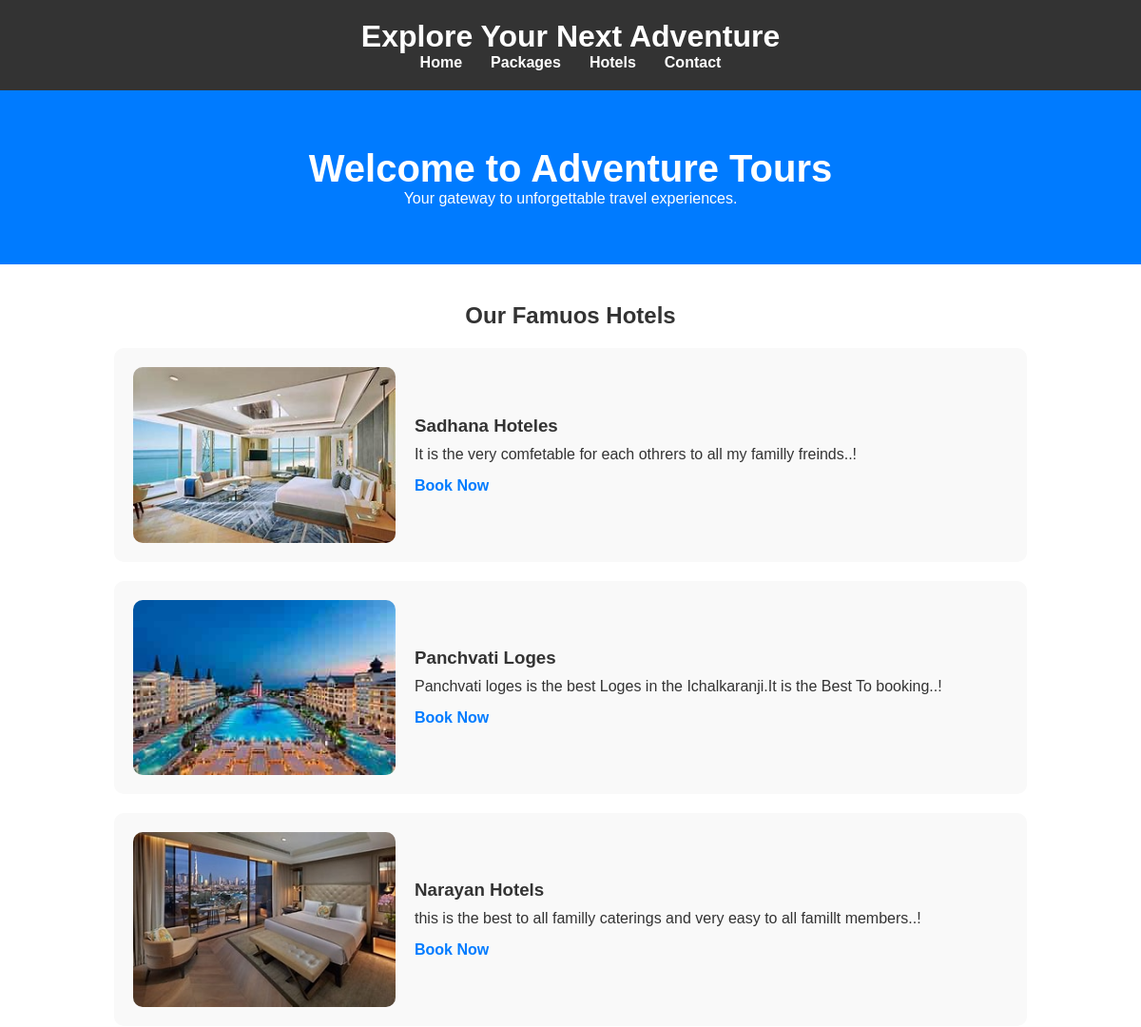
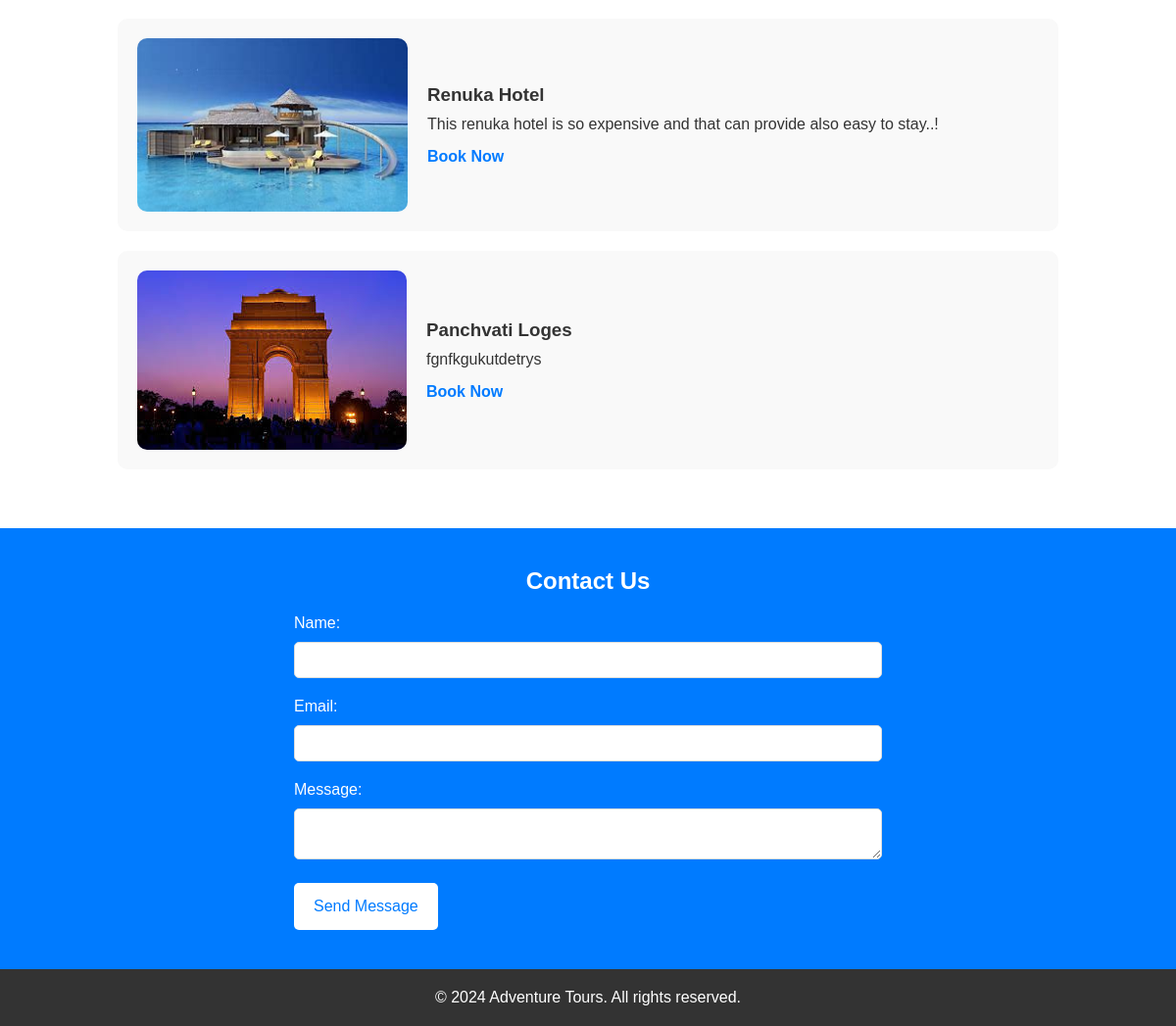
Screenshot of /Lakshadweep/hotellist.php with the database file from the repository (2 pictures, top to bottom).
### tables this page shows
CREATE TABLE `create_hotel` (
  `Hotel_Id` int(100) NOT NULL,
  `Hotel_Name` varchar(100) NOT NULL,
  `Hotel_Address` varchar(100) NOT NULL,
  `PhoneNo` varchar(20) NOT NULL,
  `email` varchar(100) NOT NULL,
  `NumberOfRooms` varchar(100) NOT NULL,
  `PriceOfRoom` int(100) NOT NULL,
  `amenities` varchar(500) NOT NULL,
  `Hotel_Image` varchar(200) NOT NULL
);

### Lakshadweep/hotellist.php (the view, shortened to what this page needs)
<?php
   include("../config/feedback.php");
   $sql = "select * from create_hotel ";
   $result = $conn->query($sql);
?>
<!DOCTYPE html>
<html lang="en">
<head>
    <link rel="stylesheet" href="tourlist.css">
</head>
<body>
    <header>
        <div class="container">
            <h1>Explore Your Next Adventure</h1>
            <nav>
                <ul>
                    <li><a href="../homepage.php">Home</a></li>
                    <li><a href="tourlist.php">Packages</a></li>
                    <li><a href="hotellist.php">Hotels</a></li>
                    <li><a href="#contact">Contact</a></li>
                </ul>
            </nav>
        </div>
    </header>
    <section id="home">
        <div class="container">
            <h2>Welcome to Adventure Tours</h2>
            <p>Your gateway to unforgettable travel experiences.</p>
        </div>
    </section>
    <section id="packages">
        <div class="container">
            <h2>Our Famuos Hotels </h2>
            <?php
            if($result->num_rows > 0){
                while($row = mysqli_fetch_assoc($result)){
          ?>
            <div class="package">
            <img src=" <?php echo $row['Hotel_Image']; ?>" alt="Product 1" alt="Mountain Adventure">
                <div class="package-info">
                    <h3><?php echo $row['Hotel_Name']; ?></h3>
                    <p><?php echo $row['amenities']; ?></p>
                    <a href="../book_files/book_hotel.php?id=<?php echo $row['Hotel_Id']; ?>">Book Now</a>
                </div>
            </div>
            <?php
                  }
                }
                ?>
        </div>
    </section>
    <section id="contact">
        <div class="container">
            <h2>Contact Us</h2>
            <form action="#" method="post">
                <label for="name">Name:</label>
                <input type="text" id="name" name="name" required>
                <label for="email">Email:</label>
                <input type="email" id="email" name="email" required>
                <label for="message">Message:</label>
                <textarea id="massage" name="massage" required></textarea>
                <button type="submit" name="send"  >Send Message</button>
            </form>
        </div>
    </section>
    <footer>
        <div class="container">
            <p>&copy; 2024 Adventure Tours. All rights reserved.</p>
        </div>
    </footer>
</body>
</html>

### Lakshadweep/tourlist.css (style rules this page uses)
* { box-sizing: border-box; margin: 0; padding: 0; font-family: Arial, sans-serif; }
body { background-color: #f5f5f5; color: #333; }
.container { width: 80%; margin: 0 auto; }
header { background: #333; color: #fff; padding: 20px 0; }
header h1 { text-align: center; }
nav ul { list-style: none; display: flex; justify-content: center; }
nav ul li { margin: 0 15px; }
nav ul li a { color: #fff; text-decoration: none; font-weight: bold; }
section { padding: 40px 0; }
#home { background: #007bff; color: #fff; text-align: center; padding: 60px 0; }
#home h2 { font-size: 2.5em; }
#packages { background: #fff; }
#packages h2 { text-align: center; margin-bottom: 20px; }
.package { display: flex; align-items: center; margin-bottom: 20px; background: #f9f9f9; padding: 20px; border-radius: 10px; }
.package img { width: 30%; border-radius: 10px; margin-right: 20px; }
.package-info { width: 70%; }
.package-info h3 { margin-bottom: 10px; }
.package-info p { margin-bottom: 15px; }
.package-info a { color: #007bff; text-decoration: none; font-weight: bold; }
#contact { background: #007bff; color: #fff; }
#contact h2 { text-align: center; margin-bottom: 20px; }
form { max-width: 600px; margin: 0 auto; }
form label { display: block; margin-bottom: 10px; }
form input, form textarea { width: 100%; padding: 10px; margin-bottom: 20px; border: 1px solid #ddd; border-radius: 5px; }
form button { background: #fff; color: #007bff; border: none; padding: 15px 20px; font-size: 16px; border-radius: 5px; cursor: pointer; }
footer { background: #333; color: #fff; text-align: center; padding: 20px 0; }

### rows the page displays
create_hotel: Hotel_Image (picture), Hotel_Name "Sadhana Hoteles", amenities "It is the very comfetable for each othrers to all my familly freinds..!"
create_hotel: Hotel_Image (picture), Hotel_Name "Panchvati Loges", amenities "Panchvati loges is the best Loges in the Ichalkaranji.It is the Best To booking..!"
create_hotel: Hotel_Image (picture), Hotel_Name "Narayan Hotels", amenities "this is the best to all familly caterings and very easy to all famillt members..!"
create_hotel: Hotel_Image (picture), Hotel_Name "Renuka Hotel", amenities "This renuka hotel is so expensive and that can provide also easy to stay..!"
create_hotel: Hotel_Image (picture), Hotel_Name "Panchvati Loges", amenities "fgnfkgukutdetrys"
